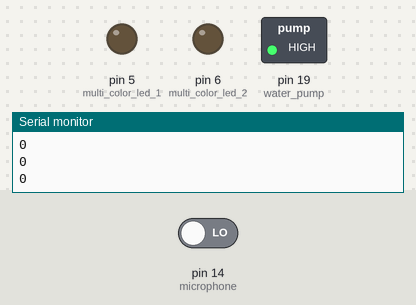
Bench run of a sketch on a simulated Arduino Uno, built with avr-gcc and run on an emulated ATmega328P. Shown: switched loads named in the sketch (green lamp = pin HIGH), output pins drawn as LEDs (lit = HIGH), the last lines printed to the serial monitor. Inputs (shaded band) come from the test bench; at power-on: pin 14 (microphone) LOW.

Above: at 1.2 s.
1.3 s: pin 14 (microphone) driven HIGH
At 2.5 s:
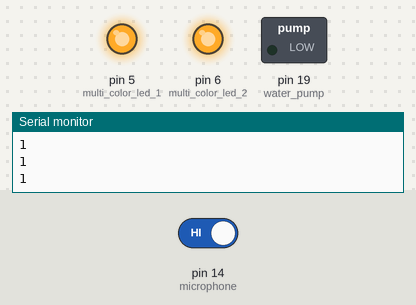
2.8 s: pin 14 (microphone) driven LOW
At 3.8 s:
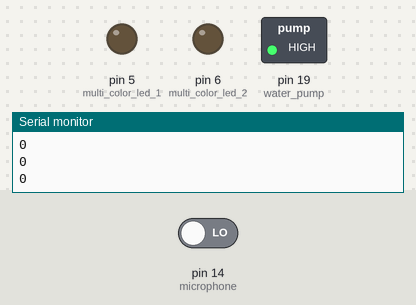
Timing chart, 0 to 5.8 s (numbered marks = the images above; inputs shaded):
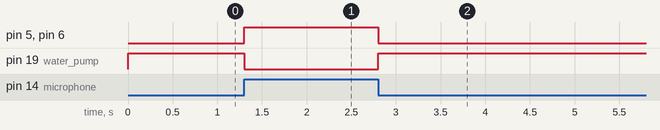

Measured:
- after the input at 1.3 s, pin 5 (multi_color_led_1), pin 6 (multi_color_led_2): LOW → HIGH at once; pin 19 (water_pump): HIGH → LOW at once
- after the input at 2.8 s, pin 5 (multi_color_led_1), pin 6 (multi_color_led_2): HIGH → LOW at once; pin 19 (water_pump): LOW → HIGH at once

The sketch:

sketch_nov24a_musical_fountain.ino
```cpp
int microphone = 14;
int multi_color_led_1 = 5;
int multi_color_led_2 = 6;
int water_pump = 19;

#define REF 0

void setup()
{
  Serial.begin(9600);
  pinMode(microphone,INPUT);
  pinMode(multi_color_led_1,OUTPUT);
  pinMode(multi_color_led_2,OUTPUT);
  pinMode(water_pump,OUTPUT);

}
void loop()
{

  int microphone_value = digitalRead(microphone);
  Serial.println(microphone_value);
  if (microphone_value>0)
  {
    digitalWrite(multi_color_led_2,HIGH);
    digitalWrite(multi_color_led_1,HIGH);
    digitalWrite(water_pump,LOW);
    delay(500);
   }
   else
   {
    digitalWrite(multi_color_led_2,LOW);
    digitalWrite(multi_color_led_1,LOW);
    digitalWrite(water_pump,HIGH);
    delay(100);
   }
}
```
